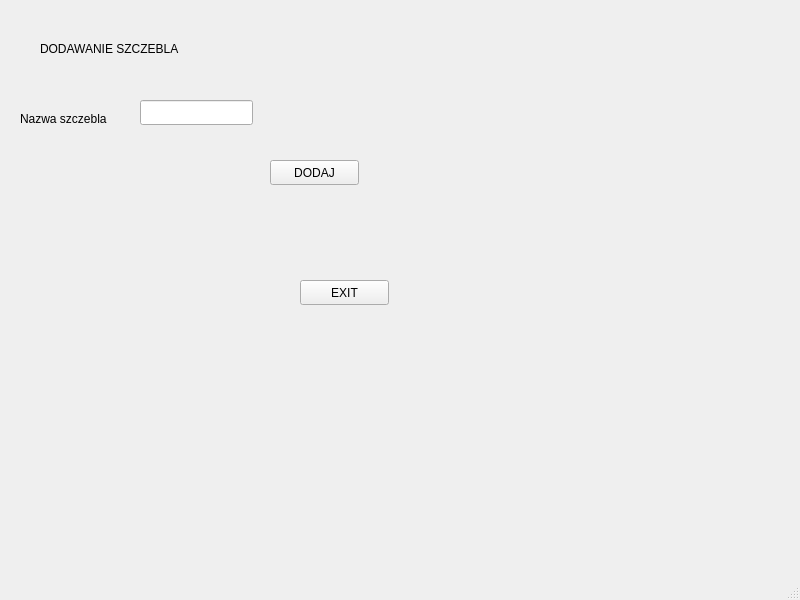
<?xml version="1.0" encoding="UTF-8"?>
<ui version="4.0">
 <class>MainWindow</class>
 <widget class="QMainWindow" name="MainWindow">
  <property name="geometry">
   <rect>
    <x>0</x>
    <y>0</y>
    <width>800</width>
    <height>600</height>
   </rect>
  </property>
  <property name="windowTitle">
   <string>MainWindow</string>
  </property>
  <widget class="QWidget" name="centralwidget">
   <widget class="QLabel" name="label">
    <property name="geometry">
     <rect>
      <x>270</x>
      <y>110</y>
      <width>171</width>
      <height>17</height>
     </rect>
    </property>
    <property name="text">
     <string/>
    </property>
   </widget>
   <widget class="QLabel" name="label_2">
    <property name="geometry">
     <rect>
      <x>20</x>
      <y>110</y>
      <width>111</width>
      <height>17</height>
     </rect>
    </property>
    <property name="text">
     <string>Nazwa szczebla</string>
    </property>
   </widget>
   <widget class="QLineEdit" name="lineEdit">
    <property name="geometry">
     <rect>
      <x>140</x>
      <y>100</y>
      <width>113</width>
      <height>25</height>
     </rect>
    </property>
   </widget>
   <widget class="QPushButton" name="pushButton">
    <property name="geometry">
     <rect>
      <x>270</x>
      <y>160</y>
      <width>89</width>
      <height>25</height>
     </rect>
    </property>
    <property name="text">
     <string>DODAJ</string>
    </property>
   </widget>
   <widget class="QPushButton" name="pushButton_2">
    <property name="geometry">
     <rect>
      <x>300</x>
      <y>280</y>
      <width>89</width>
      <height>25</height>
     </rect>
    </property>
    <property name="text">
     <string>EXIT</string>
    </property>
   </widget>
   <widget class="QLabel" name="label_3">
    <property name="geometry">
     <rect>
      <x>40</x>
      <y>40</y>
      <width>171</width>
      <height>17</height>
     </rect>
    </property>
    <property name="text">
     <string>DODAWANIE SZCZEBLA</string>
    </property>
   </widget>
  </widget>
  <widget class="QMenuBar" name="menubar">
   <property name="geometry">
    <rect>
     <x>0</x>
     <y>0</y>
     <width>800</width>
     <height>22</height>
    </rect>
   </property>
  </widget>
  <widget class="QStatusBar" name="statusbar"/>
 </widget>
 <resources/>
 <connections/>
</ui>
